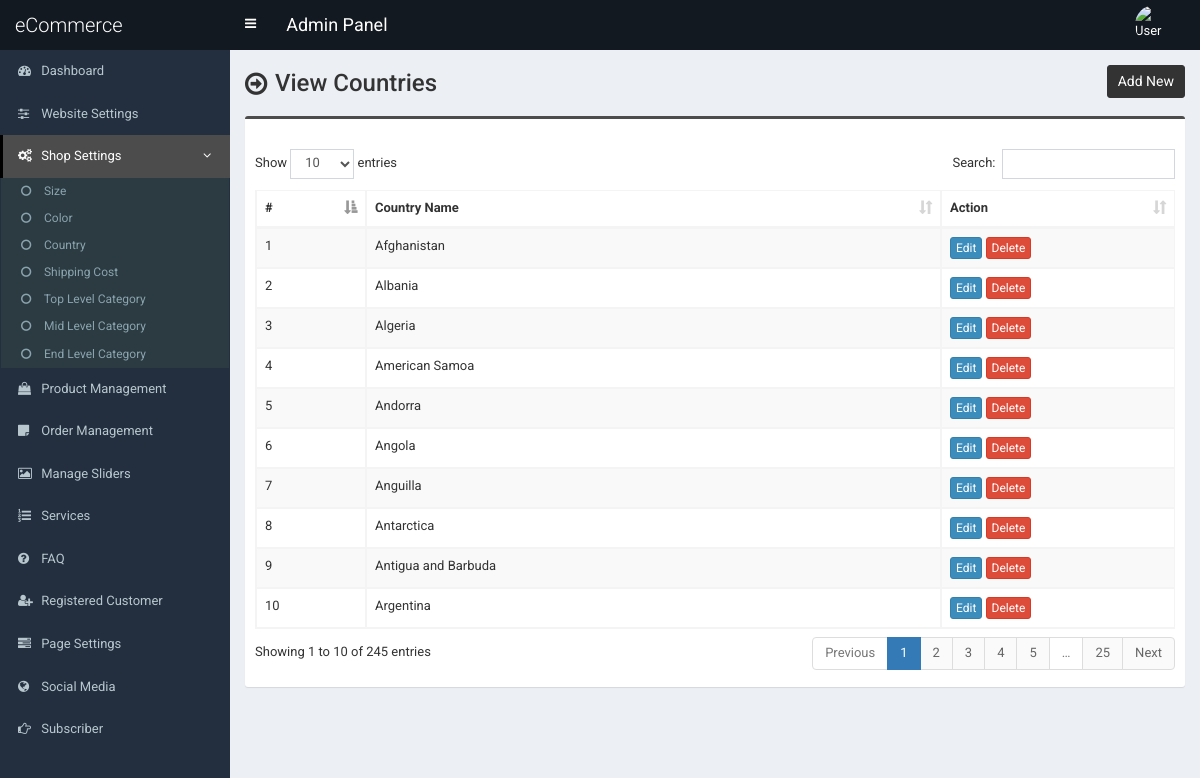
/admin/country.php (signed in), run on the app's committed database.
### tables this page shows
CREATE TABLE `tbl_country` (
  `country_id` int(11) NOT NULL,
  `country_name` text(100) NOT NULL DEFAULT ''
);

### admin/country.php (the view, shortened to what this page needs)
<?php require_once('header.php'); ?>
<section class="content-header">
	<div class="content-header-left">
		<h1>View Countries</h1>
	</div>
	<div class="content-header-right">
		<a href="country-add.php" class="btn btn-primary btn-sm">Add New</a>
	</div>
</section>
<section class="content">
  <div class="row">
    <div class="col-md-12">
      <div class="box box-info">
        <div class="box-body table-responsive">
          <table id="example1" class="table table-bordered table-hover table-striped">
			<thead>
			    <tr>
			        <th>#</th>
			        <th>Country Name</th>
			        <th>Action</th>
			    </tr>
			</thead>
            <tbody>
            	<?php
            	$i=0;
            	$statement = $pdo->prepare("SELECT * FROM tbl_country ORDER BY country_id ASC");
            	$statement->execute();
            	$result = $statement->fetchAll(PDO::FETCH_ASSOC);
            	foreach ($result as $row) {
            		$i++;
            		?>
					<tr>
	                    <td><?php echo $i; ?></td>
	                    <td><?php echo $row['country_name']; ?></td>
	                    <td>
	                        <a href="country-edit.php?id=<?php echo $row['country_id']; ?>" class="btn btn-primary btn-xs">Edit</a>
	                        <a href="#" class="btn btn-danger btn-xs" data-href="country-delete.php?id=<?php echo $row['country_id']; ?>" data-toggle="modal" data-target="#confirm-delete">Delete</a>
	                    </td>
	                </tr>
            		<?php
            	}
            	?>
            </tbody>
          </table>
        </div>
      </div>
</section>
<?php require_once('footer.php'); ?>

### admin/header.php (shortened to what this page needs)
<!DOCTYPE html>
<html>
<head>
	<link rel="stylesheet" href="css/bootstrap.min.css">
	<link rel="stylesheet" href="css/font-awesome.min.css">
	<link rel="stylesheet" href="css/ionicons.min.css">
	<link rel="stylesheet" href="css/datepicker3.css">
	<link rel="stylesheet" href="css/all.css">
	<link rel="stylesheet" href="css/select2.min.css">
	<link rel="stylesheet" href="css/dataTables.bootstrap.css">
	<link rel="stylesheet" href="css/jquery.fancybox.css">
	<link rel="stylesheet" href="css/AdminLTE.min.css">
	<link rel="stylesheet" href="css/_all-skins.min.css">
	<link rel="stylesheet" href="css/on-off-switch.css"/>
	<link rel="stylesheet" href="css/summernote.css">
	<link rel="stylesheet" href="style.css">
</head>
<body class="hold-transition fixed skin-blue sidebar-mini">
	<div class="wrapper">
		<header class="main-header">
			<a href="index.php" class="logo">
				<span class="logo-lg">eCommerce </span>
			</a>
			<nav class="navbar navbar-static-top">
				<a href="#" class="sidebar-toggle" data-toggle="offcanvas" role="button">
				</a>
				<span style="float:left;line-height:50px;color:#fff;padding-left:15px;font-size:18px;">Admin Panel</span>
				<div class="navbar-custom-menu">
					<ul class="nav navbar-nav">
						<li class="dropdown user user-menu">
							<a href="#" class="dropdown-toggle" data-toggle="dropdown">
								<img src="../assets/uploads/<?php echo $_SESSION['user']['photo']; ?>" class="user-image" alt="User Image">
							</a>
						</li>
					</ul>
				</div>
			</nav>
		</header>
  		<?php $cur_page = substr($_SERVER["SCRIPT_NAME"],strrpos($_SERVER["SCRIPT_NAME"],"/")+1); ?>
  		<aside class="main-sidebar">
    		<section class="sidebar">
      			<ul class="sidebar-menu">
			        <li class="treeview <?php if($cur_page == 'index.php') {echo 'active';} ?>">
			          <a href="index.php">
			            <i class="fa fa-dashboard"></i> <span>Dashboard</span>
			          </a>
			        </li>
			        <li class="treeview <?php if( ($cur_page == 'settings.php') ) {echo 'active';} ?>">
			          <a href="settings.php">
			            <i class="fa fa-sliders"></i> <span>Website Settings</span>
			          </a>
			        </li>
                    <li class="treeview <?php if( ($cur_page == 'size.php') || ($cur_page == 'size-add.php') || ($cur_page == 'size-edit.php') || ($cur_page == 'color.php') || ($cur_page == 'color-add.php') || ($cur_page == 'color-edit.php') || ($cur_page == 'country.php') || ($cur_page == 'country-add.php') || ($cur_page == 'country-edit.php') || ($cur_page == 'shipping-cost.php') || ($cur_page == 'shipping-cost-edit.php') || ($cur_page == 'top-category.php') || ($cur_page == 'top-category-add.php') || ($cur_page == 'top-category-edit.php') || ($cur_page == 'mid-category.php') || ($cur_page == 'mid-category-add.php') || ($cur_page == 'mid-category-edit.php') || ($cur_page == 'end-category.php') || ($cur_page == 'end-category-add.php') || ($cur_page == 'end-category-edit.php') ) {echo 'active';} ?>">
                        <a href="#">
                            <i class="fa fa-cogs"></i>
                            <span>Shop Settings</span>
                            <span class="pull-right-container">
								<i class="fa fa-angle-left pull-right"></i>
							</span>
                        </a>
                        <ul class="treeview-menu">
                            <li><a href="size.php"><i class="fa fa-circle-o"></i> Size</a></li>
                            <li><a href="color.php"><i class="fa fa-circle-o"></i> Color</a></li>
                            <li><a href="country.php"><i class="fa fa-circle-o"></i> Country</a></li>
                            <li><a href="shipping-cost.php"><i class="fa fa-circle-o"></i> Shipping Cost</a></li>
                            <li><a href="top-category.php"><i class="fa fa-circle-o"></i> Top Level Category</a></li>
                            <li><a href="mid-category.php"><i class="fa fa-circle-o"></i> Mid Level Category</a></li>
                            <li><a href="end-category.php"><i class="fa fa-circle-o"></i> End Level Category</a></li>
                        </ul>
                    </li>
                    <li class="treeview <?php if( ($cur_page == 'product.php') || ($cur_page == 'product-add.php') || ($cur_page == 'product-edit.php') ) {echo 'active';} ?>">
                        <a href="product.php">
                            <i class="fa fa-shopping-bag"></i> <span>Product Management</span>
                        </a>
                    </li>
                    <li class="treeview <?php if( ($cur_page == 'order.php') ) {echo 'active';} ?>">
                        <a href="order.php">
                            <i class="fa fa-sticky-note"></i> <span>Order Management</span>
                        </a>
                    </li>
                     <li class="treeview <?php if( ($cur_page == 'slider.php') ) {echo 'active';} ?>">
			          <a href="slider.php">
			            <i class="fa fa-picture-o"></i> <span>Manage Sliders</span>
			          </a>
			        </li>
			        <li class="treeview <?php if( ($cur_page == 'service.php') ) {echo 'active';} ?>">
			          <a href="service.php">
			            <i class="fa fa-list-ol"></i> <span>Services</span>
			          </a>
			        </li>
			      			        <li class="treeview <?php if( ($cur_page == 'faq.php') ) {echo 'active';} ?>">
			          <a href="faq.php">
			            <i class="fa fa-question-circle"></i> <span>FAQ</span>
			          </a>
			        </li>
						<li class="treeview <?php if( ($cur_page == 'customer.php') || ($cur_page == 'customer-add.php') || ($cur_page == 'customer-edit.php') ) {echo 'active';} ?>">
			          <a href="customer.php">
			            <i class="fa fa-user-plus"></i> <span>Registered Customer</span>
			          </a>
			        </li>
			        <li class="treeview <?php if( ($cur_page == 'page.php') ) {echo 'active';} ?>">
			          <a href="page.php">
			            <i class="fa fa-tasks"></i> <span>Page Settings</span>
			          </a>
			        </li>
			        <li class="treeview <?php if( ($cur_page == 'social-media.php') ) {echo 'active';} ?>">
			          <a href="social-media.php">
			            <i class="fa fa-globe"></i> <span>Social Media</span>
			          </a>
			        </li>
			        <li class="treeview <?php if( ($cur_page == 'subscriber.php')||($cur_page == 'subscriber.php') ) {echo 'active';} ?>">
			          <a href="subscriber.php">
			            <i class="fa fa-hand-o-right"></i> <span>Subscriber</span>
			          </a>
			        </li>
      			</ul>
    		</section>
  		</aside>
  		<div class="content-wrapper">

### admin/footer.php (shortened to what this page needs)
		</div>
	</div>
</body>
</html>

### admin/style.css (style rules this page uses)
body { font-size: 13px; font-family: "Roboto", sans-serif; }
.navbar-nav > .user-menu .user-image { width: 40px; height: 40px; margin-top: -10px; }
.content-header > h1, .content-header .content-header-left h1 { font-family: "Roboto", sans-serif; }
.main-header .logo { text-align: left; }
.main-header .logo .logo-lg { font-family: "Roboto", sans-serif; }
.box-info { padding-top: 20px; }
.sidebar-menu li.active > a > .pull-right-container > .fa-angle-left { -webkit-transform: rotate(90deg); -ms-transform: rotate(90deg); -o-transform: rotate(90deg); transform: rotate(90deg); }
.sidebar-menu li > a > .pull-right-container > .fa-angle-left:before { content: "\f105"; }
.content-header { overflow: hidden; }
.content-header .content-header-left { float: left; padding-top: 5px; }
.content-header .content-header-right { float: right; }
.content-header .content-header-left h1 { margin-top: 0; margin-bottom: 0; padding-left: 30px; padding-bottom: 5px; font-size: 24px; position: relative; }
.content-header .content-header-left h1:before { position: absolute; top: 0; left: 0; font-family: "FontAwesome", sans-serif; font-size: 26px; content: "\f18e"; }
.content-header .content-header-right a { position: relative; font-size: 14px; }
.skin-blue .sidebar-menu > li:hover > a, .skin-blue .sidebar-menu > li.active > a { color: #fff; background: #3c8dbc; border-left-color: #3c8dbc; }
.skin-blue .main-header .logo, .skin-blue .main-header .logo:hover, .skin-blue .main-header .navbar, .skin-blue .main-header .navbar .sidebar-toggle:hover { background-color: #131921; }
.skin-blue .sidebar-menu > li:hover > a, .skin-blue .sidebar-menu > li.active > a { background-color: #4c4c4c; border-left-color: #000000; }
.box.box-info { border-top-color: #4c4c4c; }
.content-header .content-header-right a { background-color: #333333; border-color: #333333; }
.sidebar-menu .treeview-menu > li > a { font-size: 12px; }

### data on the page
tbl_country: country_name "Afghanistan"
tbl_country: country_name "Albania"
tbl_country: country_name "Algeria"
tbl_country: country_name "American Samoa"
tbl_country: country_name "Andorra"
tbl_country: country_name "Angola"
tbl_country: country_name "Anguilla"
tbl_country: country_name "Antarctica"
tbl_country: country_name "Antigua and Barbuda"
tbl_country: country_name "Argentina"
